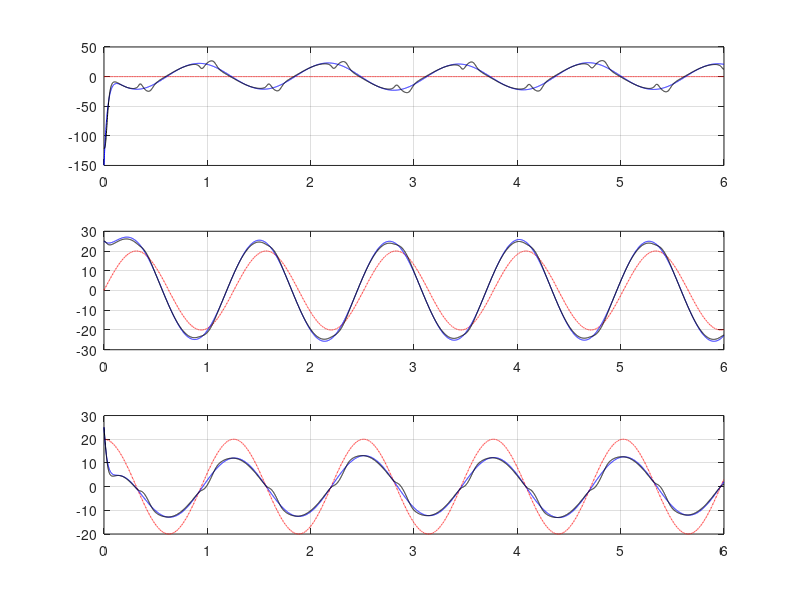

MATLAB code to generate this figure:
clc; clear; close all; format long;
tic
dt = 0.001;
N = 6000;
x1(1) = 25;
y1(1) = 25;
x2(1) = 25;
y2(1) = 25;
for t=1:N
    % xref system
    x1ref(t) = 20*sin(dt*t*5);
    x2ref(t) = 20*cos(dt*t*5);
    y1ref(t) = 20*sin(dt*t*5);
    y2ref(t) = 20*cos(dt*t*5);
    % x system
    ex1(t) = x1ref(t) - x1(t);
    ex2(t) = x2ref(t) - x2(t);
    kx1(t) = 5;
    kx2(t) = 5;
    ux(t) = kx1(t)*ex1(t)+ kx2(t)*ex2(t);
    x1(t+1) = x1(t) + dt*( 10*x2(t)+5*sin(dt*t*2) + 2*ux(t) );
    x2(t+1) = x2(t) + dt*( 2*x1(t)+5*cos(dt*t*2) + 5*ux(t) );
    % y system
    ey1(t) = y1ref(t) - y1(t);
    ey2(t) = y2ref(t) - y2(t);
    ky1(t) = 5*(abs(ey1(t)))^2 / ( (abs(ey1(t)))^2+(abs(ey2(t)))^2 );
    ky2(t) = 5*(abs(ey2(t)))^2 / ( (abs(ey1(t)))^2+(abs(ey2(t)))^2 );
    uy(t) = ky1(t)*ey1(t)+ ky2(t)*ey2(t);
    y1(t+1) = y1(t) + dt*( 10*y2(t)+5*sin(dt*t*2) + 2*uy(t) );
    y2(t+1) = y2(t) + dt*( 2*y1(t)+5*cos(dt*t*2) + 5*uy(t) );
end
time_index = ( (1:N) - 1 )*dt;
data_index = 1:N;
figure(1)
subplot(3,1,1)
plot(time_index, zeros(N,1), 'r-.'); hold on;
plot(time_index, ux(data_index), 'b-'); hold on;
plot(time_index, uy(data_index), 'k-'); hold on;
grid on;
subplot(3,1,2)
plot(time_index, x1ref(data_index), 'r-.'); hold on;
plot(time_index, x1(data_index), 'b-'); hold on;
plot(time_index, y1(data_index), 'k-'); hold on;
grid on;
subplot(3,1,3)
plot(time_index, x2ref(data_index), 'r-.'); hold on;
plot(time_index, x2(data_index), 'b-'); hold on;
plot(time_index, y2(data_index), 'k-'); hold on;
grid on;
toc